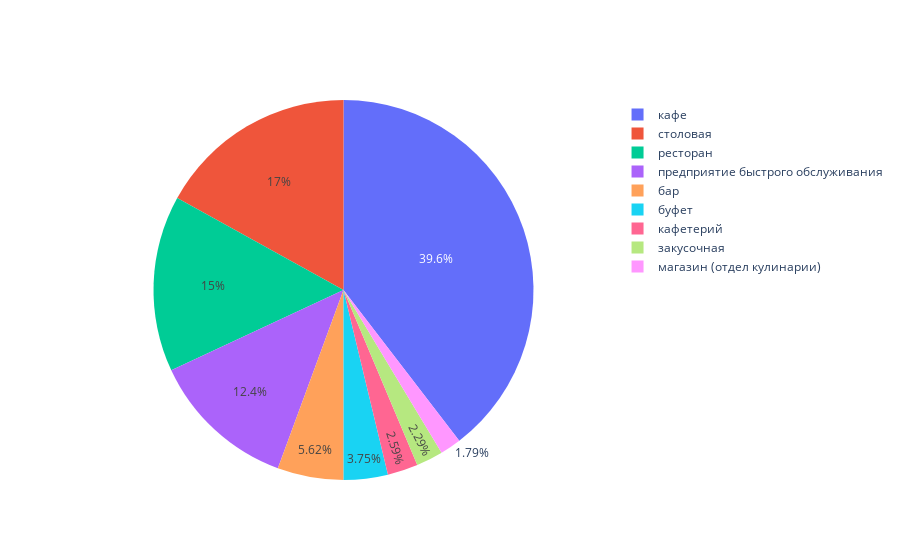

Notebook code cell kept with this figure:
### Code cell
##посмотрим соотношение видов объектов общественного питания по количеству на графике
fig = go.Figure(data=[go.Pie(labels=types['object_type'], values=types['id'])]);
fig.show();

### Figure 1 — Plotly figure (JSON) as saved in the notebook; plotly's stock layout.template omitted (floating-point values rounded to 4 significant figures)
{"data": [{"labels": ["кафе", "столовая", "ресторан", "предприятие быстрого обслуживания", "бар", "буфет", "кафетерий", "закусочная", "магазин (отдел кулинарии)"], "type": "pie", "values": [6008, 2575, 2274, 1890, 853, 570, 393, 347, 272]}], "layout": {}}
